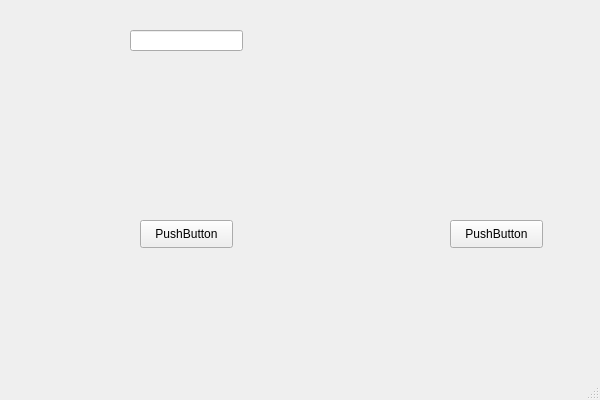
<?xml version="1.0" encoding="UTF-8"?>
<ui version="4.0">
 <class>xxxClass</class>
 <widget class="QMainWindow" name="xxxClass">
  <property name="geometry">
   <rect>
    <x>0</x>
    <y>0</y>
    <width>600</width>
    <height>400</height>
   </rect>
  </property>
  <property name="windowTitle">
   <string>xxx</string>
  </property>
  <widget class="QWidget" name="centralWidget">
   <widget class="QPushButton" name="pushButton">
    <property name="geometry">
     <rect>
      <x>450</x>
      <y>220</y>
      <width>93</width>
      <height>28</height>
     </rect>
    </property>
    <property name="text">
     <string>PushButton</string>
    </property>
   </widget>
   <widget class="QLineEdit" name="lineEdit">
    <property name="geometry">
     <rect>
      <x>130</x>
      <y>30</y>
      <width>113</width>
      <height>21</height>
     </rect>
    </property>
   </widget>
   <widget class="QPushButton" name="pushButton_2">
    <property name="geometry">
     <rect>
      <x>140</x>
      <y>220</y>
      <width>93</width>
      <height>28</height>
     </rect>
    </property>
    <property name="text">
     <string>PushButton</string>
    </property>
   </widget>
  </widget>
  <widget class="QMenuBar" name="menuBar">
   <property name="geometry">
    <rect>
     <x>0</x>
     <y>0</y>
     <width>600</width>
     <height>26</height>
    </rect>
   </property>
  </widget>
  <widget class="QStatusBar" name="statusBar"/>
 </widget>
 <layoutdefault spacing="6" margin="11"/>
 <resources>
  <include location="xxx.qrc"/>
 </resources>
 <connections/>
</ui>
